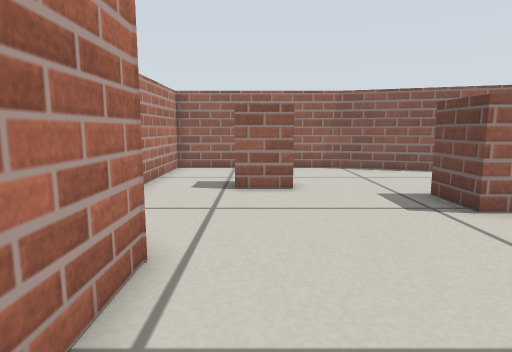
[1] (above)

16 first-person views from a walk through a Gazebo world. The camera is 0.36 m above the floor, tilts 8° down and sees 75° across. The floor is counted in squares, 0.2 m on a side. Each view is taken from the middle of a square. On the plan, view 1 faces up. The plan holds only what a view shows up to about 17 squares ahead; the rest is blank.

[2]
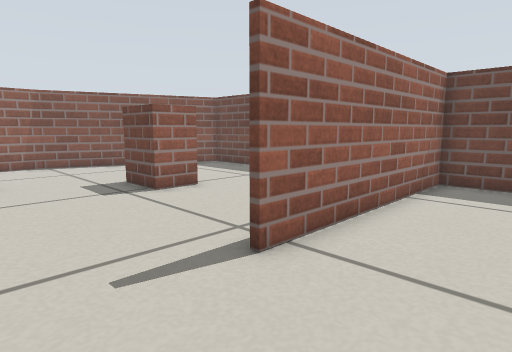

[3]
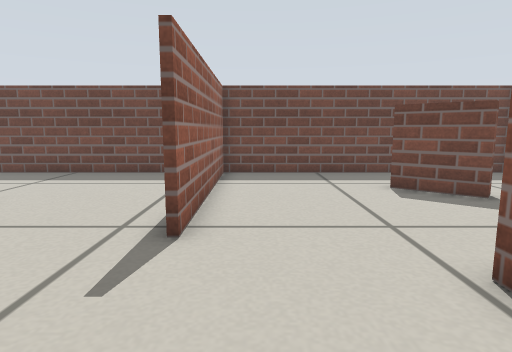

[4]
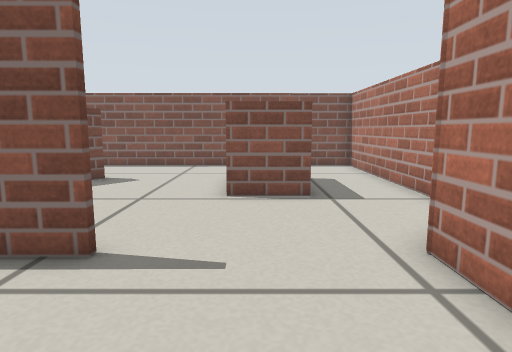

[5]
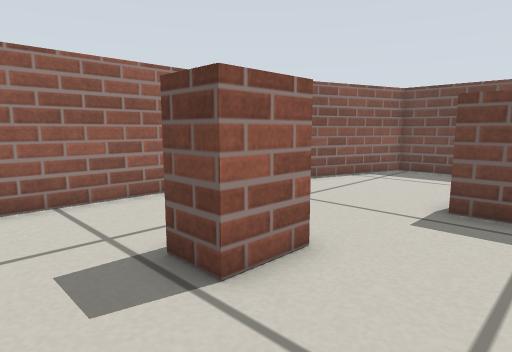

[6]
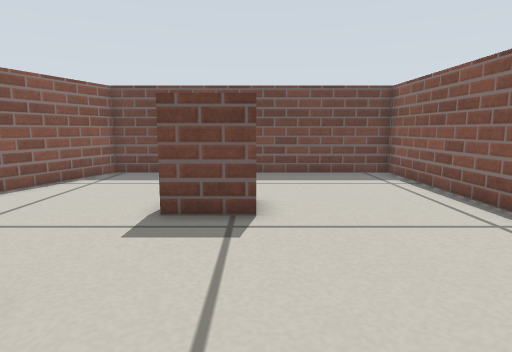

[7]
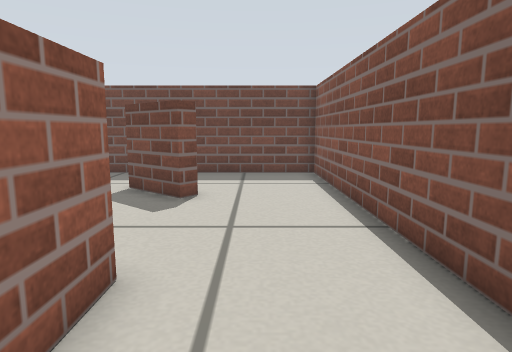

[8]
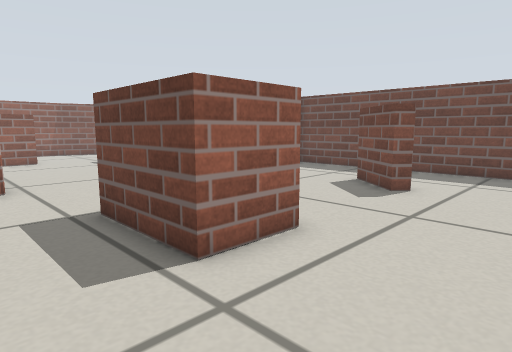

[9]
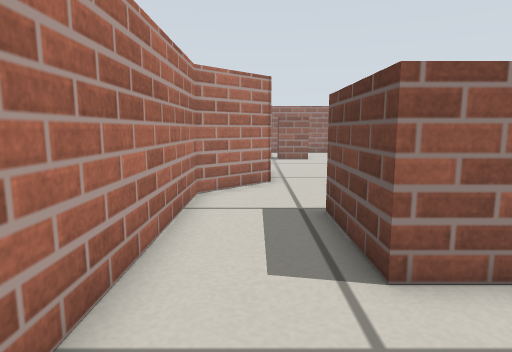

[10]
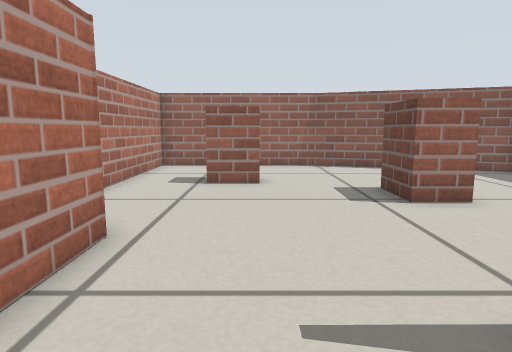

[11]
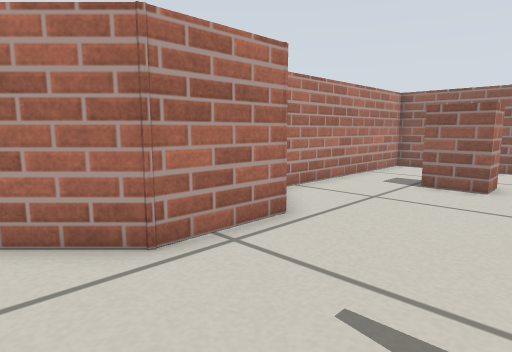

[12]
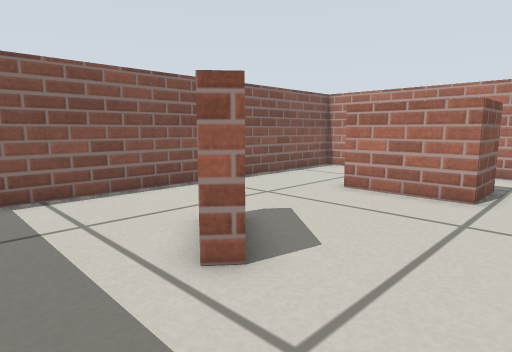

[13]
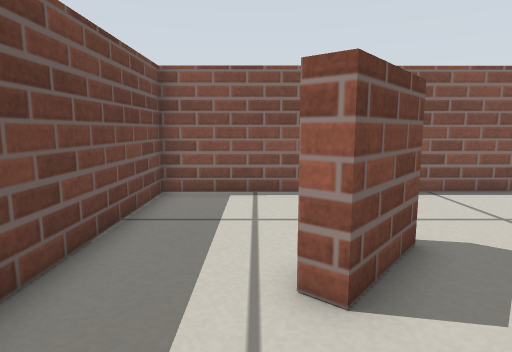

[14]
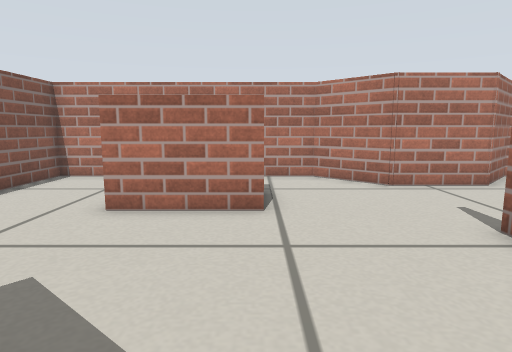

[15]
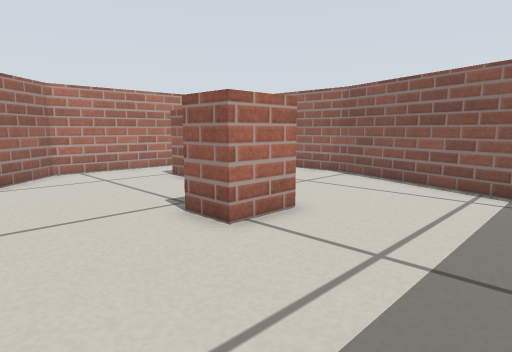

[16]
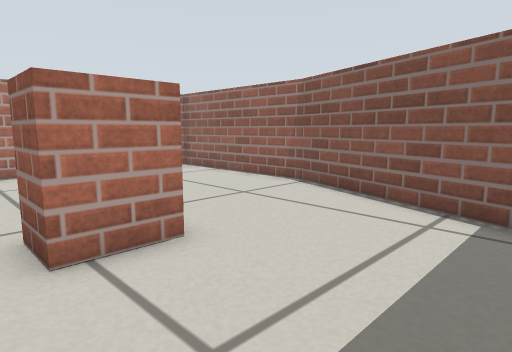

### Floor plan
Points are (right, up) in squares from view 1. A wall is a line through its corners. A room is listed if a view was taken in it or the views show most of it. See-through windows are left out.
Room 1 (views 1, 2, 3, 7, 8, 9, 10, 11, 12, 13, 14)
walls: (1.8, -6.3) (-0.5, -6.3) (-0.5, -2.8) (1.8, -2.8) (1.8, -6.3); (7, -6.5) (6.5, -6) (8.1, -4.1) (8.6, -4.5); (-1.5, 1.3) (-3.6, -0.8) (-3.6, -10.5) (11.7, -10.4) (11.7, 1.3) (3.4, 1.3)
ways out: opening at (1, 1) to room 2
Room 2 (views 4, 5, 6, 15, 16)
walls: (6.3, 9) (6.3, 7) (4.8, 7) (4.8, 9); (1.1, 11.2) (1.1, 9.9) (-0.6, 9.9) (-0.6, 11.2); (3.2, 1.5) (11.7, 1.5) (11.7, 12.8) (3.8, 15.5) (-3.6, 15.5) (-3.6, 6.5) (-1.5, 4.4) (-1.5, 1.3)
ways out: opening at (1, 1) to room 1

Positions as (right, up) in squares from view 1, and headings:
1: (0, 0), facing up
2: (0, -2), facing up-right
3: (-2, 0), facing right
4: (1, 6), facing down
5: (-3, 7), facing up-right
6: (-2, 7), facing right
7: (-2, -8), facing right
8: (-3, -10), facing up-right
9: (-2, -10), facing up
10: (1, -1), facing up
11: (3, -1), facing up-left
12: (11, -1), facing down-left
13: (9, -1), facing down
14: (9, -3), facing left
15: (11, 3), facing up-left
16: (11, 6), facing up-left
